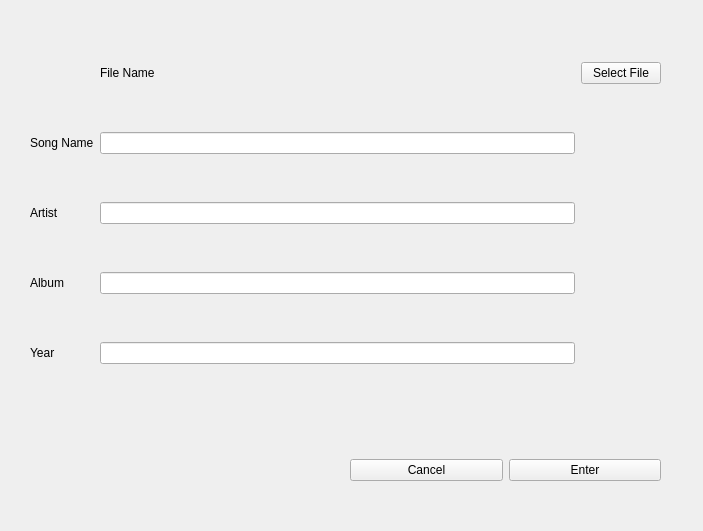
<?xml version="1.0" encoding="UTF-8"?>
<ui version="4.0">
 <class>inputWidget</class>
 <widget class="QWidget" name="inputWidget">
  <property name="geometry">
   <rect>
    <x>0</x>
    <y>0</y>
    <width>703</width>
    <height>531</height>
   </rect>
  </property>
  <property name="windowTitle">
   <string>Form</string>
  </property>
  <widget class="QWidget" name="horizontalLayoutWidget">
   <property name="geometry">
    <rect>
     <x>350</x>
     <y>430</y>
     <width>311</width>
     <height>81</height>
    </rect>
   </property>
   <layout class="QHBoxLayout" name="horizontalLayout">
    <item>
     <widget class="QPushButton" name="cancelButton">
      <property name="text">
       <string>Cancel</string>
      </property>
     </widget>
    </item>
    <item>
     <widget class="QPushButton" name="okButton">
      <property name="text">
       <string>Enter</string>
      </property>
     </widget>
    </item>
   </layout>
  </widget>
  <widget class="QWidget" name="gridLayoutWidget">
   <property name="geometry">
    <rect>
     <x>30</x>
     <y>20</y>
     <width>631</width>
     <height>391</height>
    </rect>
   </property>
   <layout class="QGridLayout" name="gridLayout">
    <item row="5" column="0">
     <widget class="QLabel" name="label_4">
      <property name="text">
       <string>Year</string>
      </property>
     </widget>
    </item>
    <item row="4" column="0">
     <widget class="QLabel" name="label_3">
      <property name="text">
       <string>Album</string>
      </property>
     </widget>
    </item>
    <item row="0" column="3">
     <widget class="QPushButton" name="selectFile">
      <property name="text">
       <string>Select File</string>
      </property>
     </widget>
    </item>
    <item row="0" column="1">
     <widget class="QLabel" name="file">
      <property name="text">
       <string>File Name</string>
      </property>
     </widget>
    </item>
    <item row="2" column="0">
     <widget class="QLabel" name="label">
      <property name="text">
       <string>Artist</string>
      </property>
     </widget>
    </item>
    <item row="1" column="0">
     <widget class="QLabel" name="label_2">
      <property name="text">
       <string>Song Name</string>
      </property>
     </widget>
    </item>
    <item row="1" column="1">
     <widget class="QLineEdit" name="songname"/>
    </item>
    <item row="2" column="1">
     <widget class="QLineEdit" name="artist"/>
    </item>
    <item row="4" column="1">
     <widget class="QLineEdit" name="album"/>
    </item>
    <item row="5" column="1">
     <widget class="QLineEdit" name="year"/>
    </item>
   </layout>
  </widget>
 </widget>
 <resources/>
 <connections/>
</ui>
